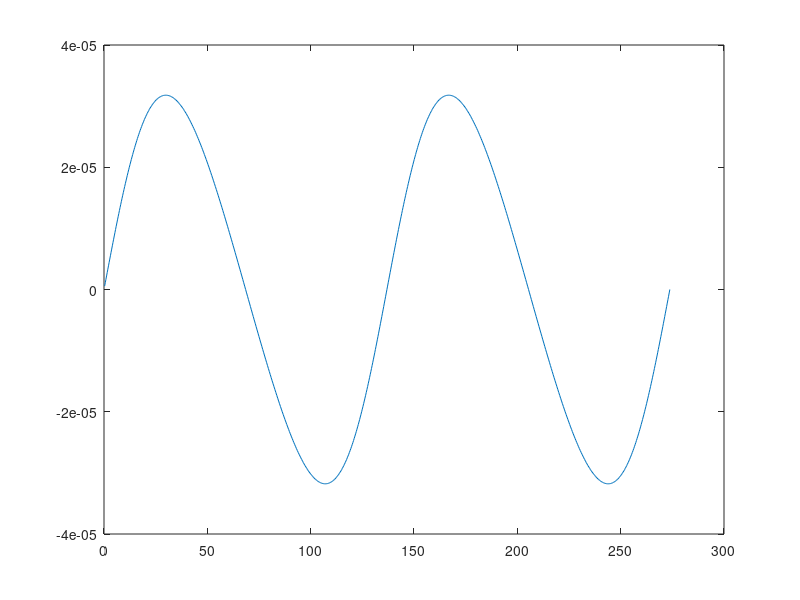

Recreate this plot in MATLAB. (Note: this script raises an error after producing the figure.)
a = 0.05;
G = 6.67 * 10^-11;
i = 60;
omega = -90;
M = 1;
P = sqrt(4 * pi^2 * a^3 / (G * M));
figure(1)
filename = 'radial_vel.gif';
for e = 0.1:0.1:0.9
    sum = 0;
    for theta = 1:1:720
        dist = a*(1-e^2)/(1 + e * cosd(theta));
        a_v = sqrt(G * M * a * (1 - e^2))/dist^2;
        d_t = 1 / a_v;
        sum = sum + d_t;
        sum1 = sum/(60*60);
        sum_t(theta) = sum1;
        v_r = (2 * pi * a * sind(i) * (e * cosd(omega) + cosd(omega + theta))) / (P * sqrt(1 - e^2));
        radial_vel(theta) = v_r;
    end 
    plot(sum_t,radial_vel)
    drawnow
    frame = getframe(1);
    im = frame2im(frame);
    [imind,cm] = rgb2ind(im,256);
    if e == 0.1;
        imwrite(imind,cm,filename,'gif', 'Loopcount',inf);
    else
        imwrite(imind,cm,filename,'gif','WriteMode','append');
    end
end


